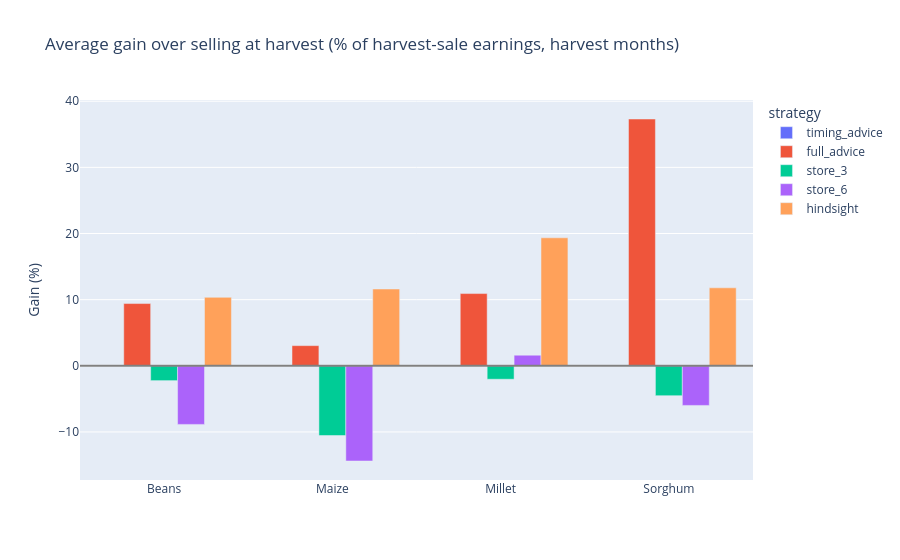

The cell this chart's notebook holds for it:
### Code cell
harvest = AE.summarise(decisions[decisions["is_harvest_month"]], ["crop"])
plot_df = harvest.melt(id_vars="crop",
                       value_vars=["timing_advice_gain_pct", "full_advice_gain_pct",
                                   "store_3_gain_pct", "store_6_gain_pct", "hindsight_gain_pct"],
                       var_name="strategy", value_name="gain_pct")
plot_df["strategy"] = plot_df["strategy"].str.replace("_gain_pct", "")
fig = px.bar(plot_df, x="crop", y="gain_pct", color="strategy", barmode="group",
             title="Average gain over selling at harvest (% of harvest-sale earnings, harvest months)",
             labels={"gain_pct": "Gain (%)", "crop": ""})
fig.add_hline(y=0, line_color="grey")
fig.show()

### Figure 1 — Plotly figure (JSON) as saved in the notebook; plotly's stock layout.template omitted (floating-point values rounded to 4 significant figures)
{"data": [{"alignmentgroup": "True", "hovertemplate": "strategy=timing_advice<br>=%{x}<br>Gain (%)=%{y}<extra></extra>", "legendgroup": "timing_advice", "marker": {"color": "#636efa", "pattern": {"shape": ""}}, "name": "timing_advice", "offsetgroup": "timing_advice", "orientation": "v", "showlegend": true, "textposition": "auto", "type": "bar", "x": ["Beans", "Maize", "Millet", "Sorghum"], "xaxis": "x", "y": [0.0, 0.0, 0.0, 0.0], "yaxis": "y"}, {"alignmentgroup": "True", "hovertemplate": "strategy=full_advice<br>=%{x}<br>Gain (%)=%{y}<extra></extra>", "legendgroup": "full_advice", "marker": {"color": "#EF553B", "pattern": {"shape": ""}}, "name": "full_advice", "offsetgroup": "full_advice", "orientation": "v", "showlegend": true, "textposition": "auto", "type": "bar", "x": ["Beans", "Maize", "Millet", "Sorghum"], "xaxis": "x", "y": [9.41, 3.05, 10.92, 37.31], "yaxis": "y"}, {"alignmentgroup": "True", "hovertemplate": "strategy=store_3<br>=%{x}<br>Gain (%)=%{y}<extra></extra>", "legendgroup": "store_3", "marker": {"color": "#00cc96", "pattern": {"shape": ""}}, "name": "store_3", "offsetgroup": "store_3", "orientation": "v", "showlegend": true, "textposition": "auto", "type": "bar", "x": ["Beans", "Maize", "Millet", "Sorghum"], "xaxis": "x", "y": [-2.24, -10.54, -2.03, -4.52], "yaxis": "y"}, {"alignmentgroup": "True", "hovertemplate": "strategy=store_6<br>=%{x}<br>Gain (%)=%{y}<extra></extra>", "legendgroup": "store_6", "marker": {"color": "#ab63fa", "pattern": {"shape": ""}}, "name": "store_6", "offsetgroup": "store_6", "orientation": "v", "showlegend": true, "textposition": "auto", "type": "bar", "x": ["Beans", "Maize", "Millet", "Sorghum"], "xaxis": "x", "y": [-8.86, -14.39, 1.6, -5.99], "yaxis": "y"}, {"alignmentgroup": "True", "hovertemplate": "strategy=hindsight<br>=%{x}<br>Gain (%)=%{y}<extra></extra>", "legendgroup": "hindsight", "marker": {"color": "#FFA15A", "pattern": {"shape": ""}}, "name": "hindsight", "offsetgroup": "hindsight", "orientation": "v", "showlegend": true, "textposition": "auto", "type": "bar", "x": ["Beans", "Maize", "Millet", "Sorghum"], "xaxis": "x", "y": [10.35, 11.61, 19.35, 11.79], "yaxis": "y"}], "layout": {"barmode": "group", "legend": {"title": {"text": "strategy"}, "tracegroupgap": 0}, "shapes": [{"line": {"color": "grey"}, "type": "line", "x0": 0, "x1": 1, "xref": "x domain", "y0": 0, "y1": 0, "yref": "y"}], "title": {"text": "Average gain over selling at harvest (% of harvest-sale earnings, harvest months)"}, "xaxis": {"anchor": "y", "domain": [0, 1], "title": {"text": ""}}, "yaxis": {"anchor": "x", "domain": [0, 1], "title": {"text": "Gain (%)"}}}}
